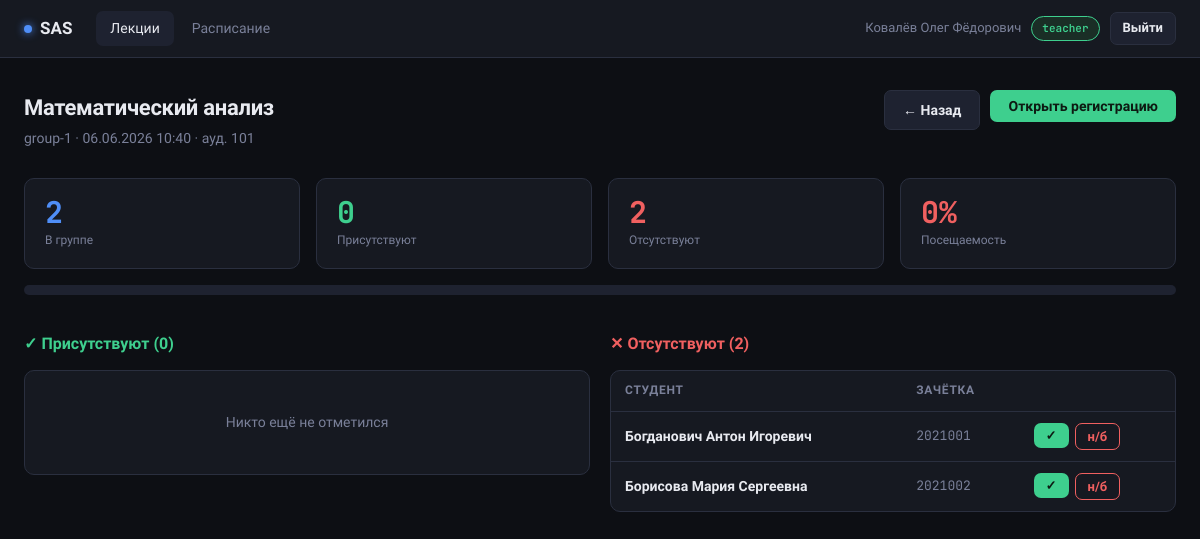
Screenshot of /lecture/42 (signed in) with the database file from the repository.
### models.py (models this page shows, shortened)
class User(UserMixin, db.Model):
    __tablename__ = 'users'
    id            = db.Column(db.Integer, primary_key=True)
    username      = db.Column(db.String(50), unique=True, nullable=False)
    password_hash = db.Column(db.String(255), nullable=False)
    full_name     = db.Column(db.String(100), nullable=False)
    role          = db.Column(db.String(20), nullable=False, default='student')
    approved      = db.Column(db.Boolean, default=False)
    student_id    = db.Column(db.Integer, db.ForeignKey('students.id'), nullable=True)
    def is_admin(self):    return self.role == 'admin'

class Subject(db.Model):
    __tablename__ = 'subjects'
    id         = db.Column(db.Integer, primary_key=True)
    name       = db.Column(db.String(100), nullable=False)
    teacher_id = db.Column(db.Integer, db.ForeignKey('users.id'), nullable=True)
    teacher  = db.relationship(
        'User',
        foreign_keys=[teacher_id],
        backref=db.backref('subjects', lazy=True)
    )
    lectures = db.relationship('Lecture', backref='subject', lazy=True)

class Group(db.Model):
    __tablename__ = 'groups'
    id       = db.Column(db.Integer, primary_key=True)
    name     = db.Column(db.String(30), unique=True, nullable=False)
    students = db.relationship('Student', backref='group', lazy=True)

class Lecture(db.Model):
    __tablename__ = 'lectures'
    id         = db.Column(db.Integer, primary_key=True)
    subject_id = db.Column(db.Integer, db.ForeignKey('subjects.id'), nullable=False)
    group_id   = db.Column(db.Integer, db.ForeignKey('groups.id'), nullable=False)
    date       = db.Column(db.DateTime, nullable=False, default=datetime.utcnow)
    room       = db.Column(db.String(20))
    is_open    = db.Column(db.Boolean, default=True)
    group       = db.relationship('Group', backref='lectures')
    attendances = db.relationship('Attendance', backref='lecture', lazy=True)

class Student(db.Model):
    __tablename__ = 'students'
    id             = db.Column(db.Integer, primary_key=True)
    rfid_uid       = db.Column(db.String(50), unique=True, nullable=False)
    full_name      = db.Column(db.String(100), nullable=False)
    student_number = db.Column(db.String(20), unique=True, nullable=False)
    group_id       = db.Column(db.Integer, db.ForeignKey('groups.id'), nullable=False)
    active         = db.Column(db.Boolean, default=True)
    user_id        = db.Column(db.Integer, db.ForeignKey('users.id'), nullable=True)
    user = db.relationship(
        'User',
        foreign_keys=[user_id],
        backref=db.backref('student_record', uselist=False)
    )
    attendances = db.relationship('Attendance', backref='student', lazy=True)

### app.py (the view)
@app.route('/lecture/<int:lecture_id>')
@login_required
@teacher_or_admin
def lecture_detail(lecture_id):
    lecture     = Lecture.query.get_or_404(lecture_id)
    all_students = Student.query.filter_by(group_id=lecture.group_id, active=True).all()
    attended_ids = {a.student_id for a in lecture.attendances}
    present      = [s for s in all_students if s.id in attended_ids]
    absent       = [s for s in all_students if s.id not in attended_ids]
    attendance_map = {a.student_id: a for a in lecture.attendances}
    return render_template('lecture_detail.html',
                           lecture=lecture,
                           present=present,
                           absent=absent,
                           attendance_map=attendance_map,
                           total=len(all_students))

### app.py (called while the page is built)
@login_manager.user_loader
def load_user(user_id):
    return User.query.get(int(user_id))

def teacher_or_admin(f):
    @wraps(f)
    def decorated(*args, **kwargs):
        if not current_user.is_authenticated:
            abort(403)
        if current_user.role not in ('teacher', 'admin'):
            abort(403)
        return f(*args, **kwargs)
    return decorated

@app.context_processor
def inject_globals():
    return {'now': datetime.now()}

### templates/lecture_detail.html (shortened to what this page needs)
{% extends 'base.html' %}
{% block content %}
<div class="page-header">
  <div>
    <h1>{{ lecture.subject.name }}</h1>
    <div class="sub">
      {{ lecture.group.name }} · {{ lecture.date.strftime('%d.%m.%Y %H:%M') }}
      {% if lecture.room %} · ауд. {{ lecture.room }}{% endif %}
    </div>
  </div>
  <div style="display:flex;gap:10px;flex-wrap:wrap">
    <a href="{{ url_for('teacher_dashboard') }}" class="btn btn-ghost">← Назад</a>
    <form method="POST" action="{{ url_for('toggle_lecture', lid=lecture.id) }}">
      <button class="btn {{ 'btn-danger' if lecture.is_open else 'btn-success' }}">
        {{ 'Закрыть регистрацию' if lecture.is_open else 'Открыть регистрацию' }}
      </button>
    </form>
  </div>
</div>
{% set pct = ((present|length / total * 100)|int) if total > 0 else 0 %}
{% if pct >= 70 %}{% set pct_color = 'var(--green)' %}{% set bar = 'green' %}
{% elif pct >= 40 %}{% set pct_color = 'var(--amber)' %}{% set bar = '' %}
{% else %}{% set pct_color = 'var(--red)' %}{% set bar = 'red' %}{% endif %}
<div class="stat-grid section">
  <div class="stat-card">
    <div class="stat-val" style="color:var(--accent)">{{ total }}</div>
    <div class="stat-label">В группе</div>
  </div>
  <div class="stat-card">
    <div class="stat-val" style="color:var(--green)">{{ present|length }}</div>
    <div class="stat-label">Присутствуют</div>
  </div>
  <div class="stat-card">
    <div class="stat-val" style="color:var(--red)">{{ absent|length }}</div>
    <div class="stat-label">Отсутствуют</div>
  </div>
  <div class="stat-card">
    <div class="stat-val" style="color:{{ pct_color }}">{{ pct }}%</div>
    <div class="stat-label">Посещаемость</div>
  </div>
</div>
<div class="progress section" style="height:10px;border-radius:5px;margin-top:-20px">
</div>
<div class="two-col section">
  <div>
    <div class="section-header">
      <h2 style="color:var(--green)">✓ Присутствуют ({{ present|length }})</h2>
    </div>
    <div class="card" style="padding:0;overflow:hidden">
      {% if present %}
      <table>
        <thead>
          <tr>
            <th>Студент</th>
            <th>Время</th>
            <th>Тип</th>
            <th></th>
          </tr>
        </thead>
        <tbody>
          {% for s in present %}
          {% set rec = attendance_map[s.id] %}
          <tr>
            <td>
              <div style="font-weight:600">{{ s.full_name }}</div>
              <div class="mono" style="font-size:12px;color:var(--muted)">{{ s.student_number }}</div>
            </td>
            <td class="mono" style="font-size:13px">{{ rec.timestamp.strftime('%H:%M:%S') }}</td>
            <td>
              {% if rec.source == 'rfid' %}
                <span class="pill pill-blue">RFID</span>
              {% else %}
                <span class="pill pill-amber">ручной</span>
              {% endif %}
            </td>
            <td>
              <form method="POST" action="{{ url_for('manual_attendance') }}">
                <input type="hidden" name="lecture_id" value="{{ lecture.id }}">
                <input type="hidden" name="student_id" value="{{ s.id }}">
                <input type="hidden" name="action" value="remove">
                <button class="btn btn-danger btn-sm" title="Убрать отметку">✕</button>
              </form>
            </td>
          </tr>
          {% endfor %}
        </tbody>
      </table>
      {% else %}
      <div class="empty">Никто ещё не отметился</div>
      {% endif %}
    </div>
  </div>
  <div>
    <div class="section-header">
      <h2 style="color:var(--red)">✕ Отсутствуют ({{ absent|length }})</h2>
    </div>
    <div class="card" style="padding:0;overflow:hidden">
      {% if absent %}
      <table>
        <thead>
          <tr>
            <th>Студент</th>
            <th>Зачётка</th>
            <th></th>
          </tr>
        </thead>
        <tbody>
          {% for s in absent %}
          <tr>
            <td style="font-weight:600">{{ s.full_name }}</td>
            <td class="mono" style="font-size:13px;color:var(--muted)">{{ s.student_number }}</td>
            <td>
              <div style="display:flex;gap:6px">
                <form method="POST" action="{{ url_for('manual_attendance') }}">
                  <button class="btn btn-success btn-sm" title="Отметить присутствие">✓</button>
                </form>
                <form method="POST" action="{{ url_for('manual_attendance') }}">
                  <button class="btn btn-danger btn-sm" title="Поставить пропуск">н/б</button>
                </form>
              </div>
            </td>
          </tr>
          {% endfor %}
        </tbody>
      </table>
      {% else %}
      <div class="empty" style="color:var(--green)">Все студенты присутствуют 🎉</div>
      {% endif %}
    </div>
  </div>
</div>
{% endblock %}

### templates/base.html (shortened to what this page needs)
<!DOCTYPE html>
<html lang="ru">
<head>
</head>
<body>
{% if current_user.is_authenticated %}
<nav>
  <a href="{{ url_for('dashboard') }}" class="nav-logo">
    <span class="dot"></span> SAS
  </a>
  <div class="nav-links">
    {% if current_user.role in ('teacher', 'admin') %}
    <a href="{{ url_for('teacher_dashboard') }}"
       class="{{ 'active' if request.endpoint in ('teacher_dashboard', 'lecture_detail') else '' }}">Лекции</a>
    {% endif %}
    <a href="{{ url_for('student_schedule') }}"
       class="{{ 'active' if request.endpoint == 'student_schedule' else '' }}">Расписание</a>
  </div>
  <div class="nav-user">
    <span>{{ current_user.full_name }}</span>
    <span class="role-badge {{ current_user.role }}">{{ current_user.role }}</span>
    <a href="{{ url_for('logout') }}" class="btn btn-ghost btn-sm">Выйти</a>
  </div>
</nav>
{% endif %}
<main>{% block content %}{% endblock %}</main>
</body>
</html>

### templates/base.html (style rules this page uses)
*, *::before, *::after { box-sizing: border-box; margin: 0; padding: 0; }
:root { --bg: #0d0f14; --bg2: #161921; --bg3: #1e2230; --border: #2a2f3f; --text: #e8eaf0; --muted: #7a8099; --accent: #4f8ef7; --green: #3ecf8e; --red: #f06060; --amber: #f5a623; --purple: #a78bfa; --radius: 10px; --font: 'Golos Text', sans-serif; --mono: 'JetBrains Mono', monospace; }
html, body { height: 100%; }
body { font-family: var(--font); background: var(--bg); color: var(--text); font-size: 15px; line-height: 1.6; display: flex; flex-direction: column; min-height: 100vh; }
a { color: var(--accent); text-decoration: none; }
nav { background: var(--bg2); border-bottom: 1px solid var(--border); padding: 0 24px; height: 58px; display: flex; align-items: center; gap: 24px; position: sticky; top: 0; z-index: 100; }
.nav-logo { font-weight: 700; font-size: 17px; color: var(--text); display: flex; align-items: center; gap: 8px; text-decoration: none; }
.nav-logo .dot { width: 8px; height: 8px; background: var(--accent); border-radius: 50%; box-shadow: 0 0 8px var(--accent); }
.nav-links { display: flex; gap: 4px; flex: 1; }
.nav-links a { color: var(--muted); padding: 6px 14px; border-radius: 7px; font-size: 14px; font-weight: 500; transition: all .15s; }
.nav-links a:hover, .nav-links a.active { color: var(--text); background: var(--bg3); opacity: 1; }
.nav-user { display: flex; align-items: center; gap: 10px; font-size: 13px; color: var(--muted); }
.role-badge { padding: 3px 10px; border-radius: 20px; font-size: 11px; font-family: var(--mono); font-weight: 600; border: 1px solid; }
.role-badge.teacher { color: var(--green); border-color: var(--green); background: #1a2e26; }
main { flex: 1; padding: 32px 24px; max-width: 1200px; width: 100%; margin: 0 auto; }
.card { background: var(--bg2); border: 1px solid var(--border); border-radius: var(--radius); padding: 20px 24px; }
table { width: 100%; border-collapse: collapse; }
th { text-align: left; padding: 10px 14px; font-size: 12px; text-transform: uppercase; letter-spacing: 0.7px; color: var(--muted); border-bottom: 1px solid var(--border); font-weight: 600; }
td { padding: 11px 14px; border-bottom: 1px solid var(--border); font-size: 14px; vertical-align: middle; }
tr:last-child td { border-bottom: none; }
.btn { padding: 8px 18px; border-radius: 7px; border: none; font-family: var(--font); font-size: 14px; font-weight: 600; cursor: pointer; transition: all .15s; display: inline-flex; align-items: center; gap: 6px; text-decoration: none; }
.btn-danger { background: transparent; border: 1px solid var(--red); color: var(--red); }
.btn-ghost { background: var(--bg3); color: var(--text); border: 1px solid var(--border); }
.btn-success { background: var(--green); color: #0d1a12; }
.btn-sm { padding: 5px 12px; font-size: 13px; }
.stat-grid { display: grid; grid-template-columns: repeat(auto-fit, minmax(150px, 1fr)); gap: 16px; }
.stat-card { background: var(--bg2); border: 1px solid var(--border); border-radius: var(--radius); padding: 18px 20px; }
.stat-val { font-size: 30px; font-weight: 700; font-family: var(--mono); line-height: 1; margin-bottom: 4px; }
.stat-label { font-size: 12px; color: var(--muted); font-weight: 500; }
.page-header { display: flex; align-items: flex-start; justify-content: space-between; margin-bottom: 28px; gap: 16px; flex-wrap: wrap; }
.page-header h1 { font-size: 22px; font-weight: 700; letter-spacing: -0.3px; }
.page-header .sub { font-size: 14px; color: var(--muted); margin-top: 2px; }
.section { margin-bottom: 36px; }
.section-header { display: flex; align-items: center; justify-content: space-between; margin-bottom: 14px; }
.section-header h2 { font-size: 16px; font-weight: 600; }
.progress { height: 6px; background: var(--bg3); border-radius: 3px; overflow: hidden; }
.mono { font-family: var(--mono); font-size: 13px; }
.empty { text-align: center; padding: 40px 20px; color: var(--muted); font-size: 14px; }
.two-col { display: grid; grid-template-columns: 1fr 1fr; gap: 20px; }

### rows the page displays
User: full_name "Ковалёв Олег Фёдорович", role "teacher"
Subject: subject.name "Математический анализ"
Group: group.name "group-1"
Lecture: date "06.06.2026 10:40", room "101", is_open "Открыть регистрацию"
Student: full_name "Богданович Антон Игоревич", student_number "2021001"
Student: full_name "Борисова Мария Сергеевна", student_number "2021002"

### other values shown
{{ total }} "2"
{{ present|length }} "0"
{{ absent|length }} "2"
{{ pct }} "0"
